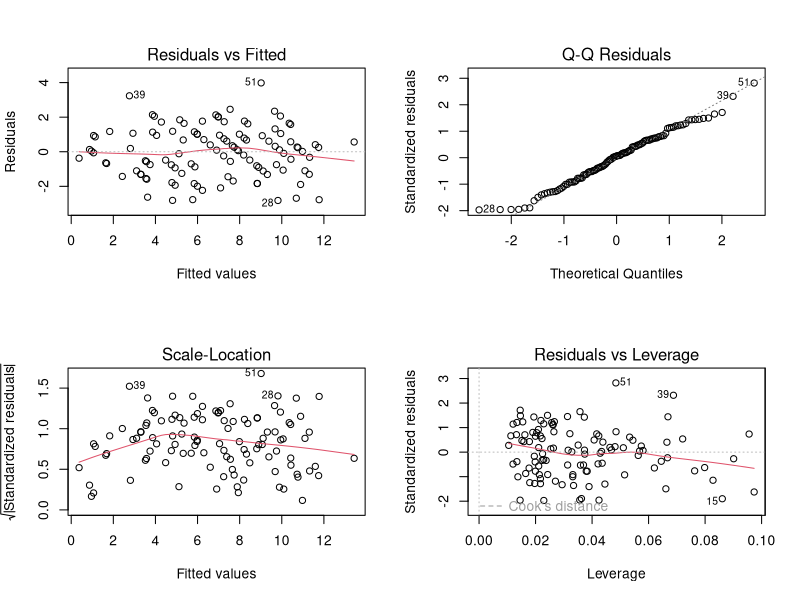
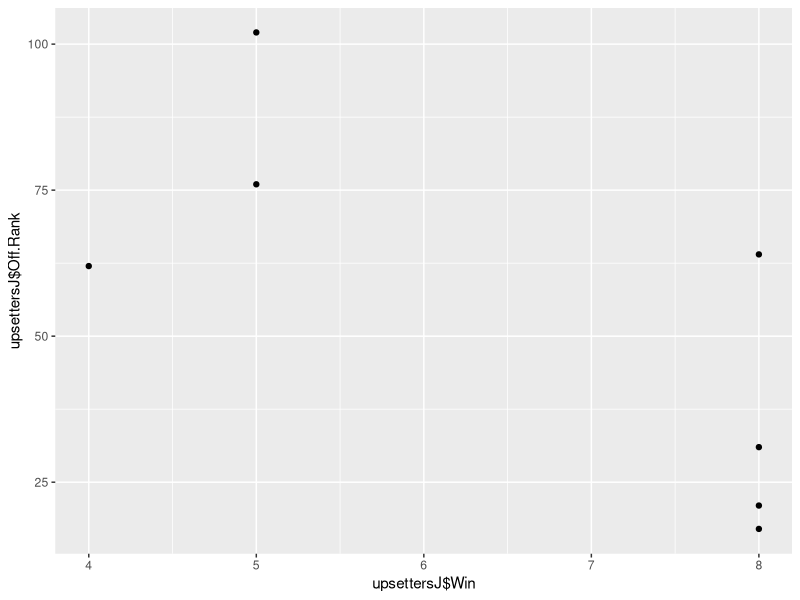
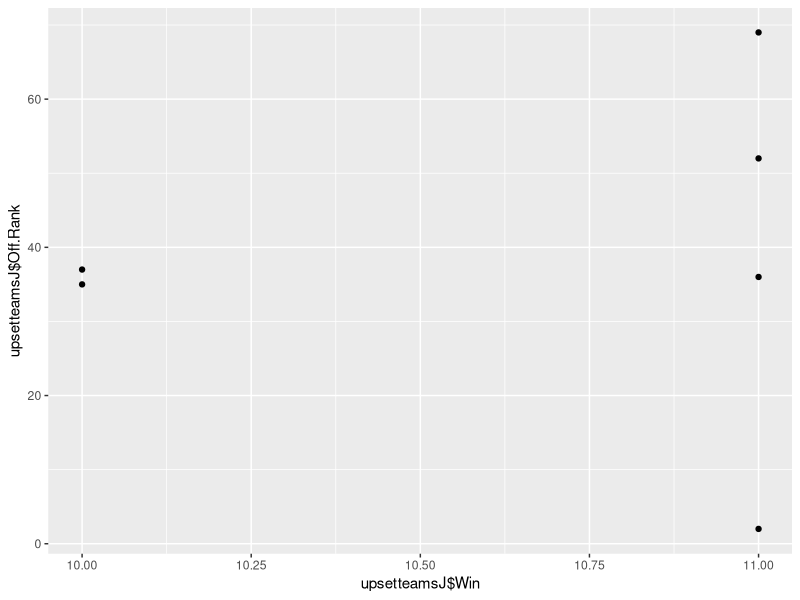
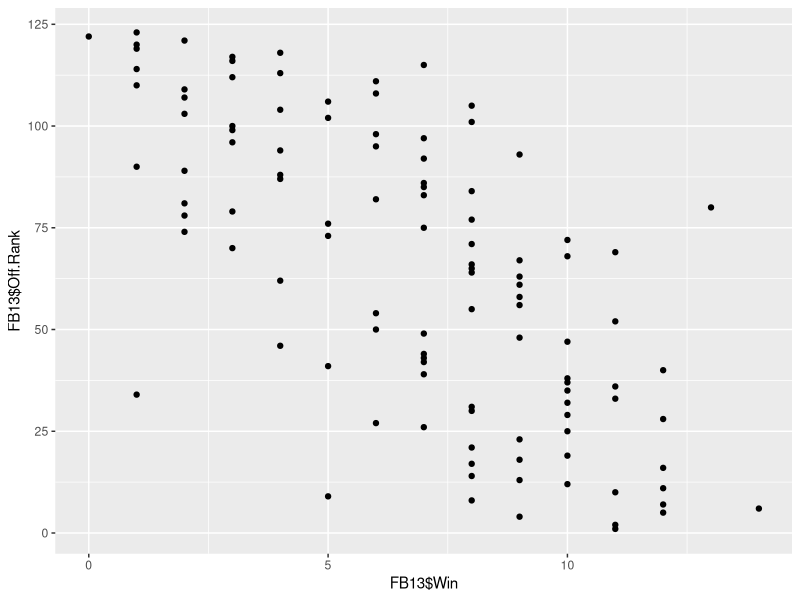
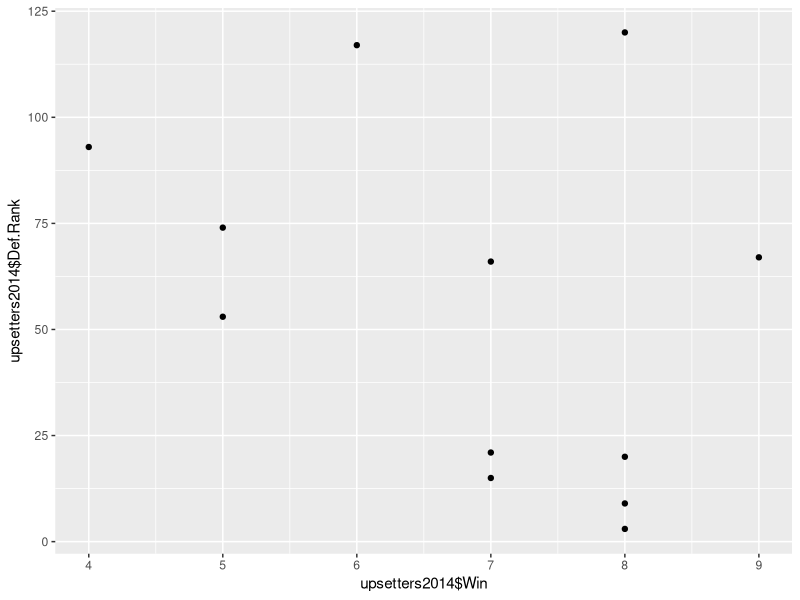
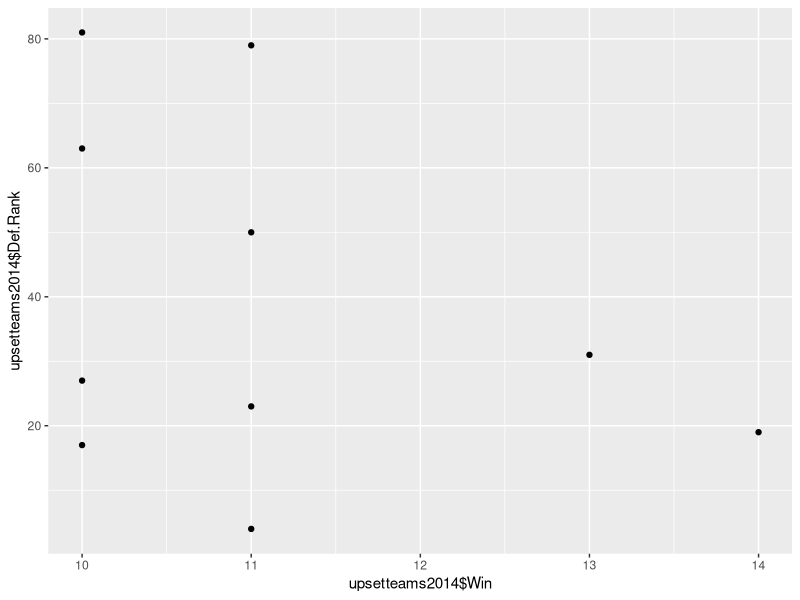
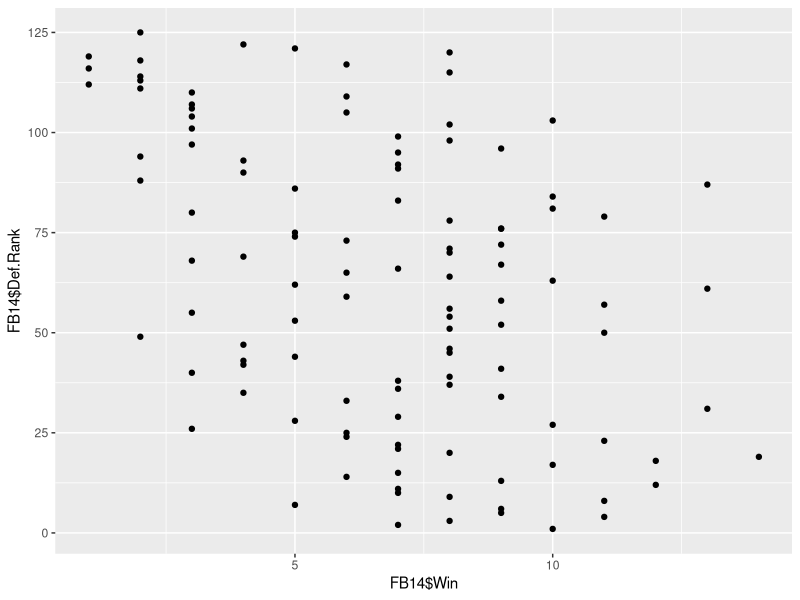
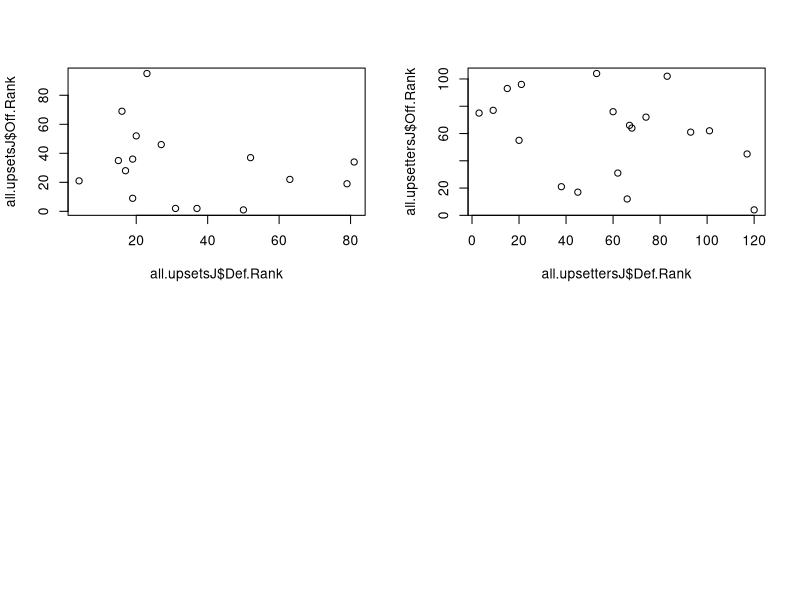

These charts were generated, in order, by the following R code:
## ---- chunk 1
knitr::opts_chunk$set(echo = FALSE)
## ---- chunk 2
library(dplyr)
library(boot)
library(ggplot2)

FB13 <- read.csv("cfb13.csv")
FB14 <- read.csv("cfb14.csv")
FB15 <- read.csv("cfb15.csv")
FB16 <- read.csv("cfb16.csv")
FB17 <- read.csv("cfb17.csv")
FB18 <- read.csv("cfb18.csv")
## ---- chunk 3
#teams who got upset

sc13 <- FB13 %>% 
  filter(Team == "South Carolina (SEC)")

ok13 <- FB13 %>% 
  filter(Team == "Oklahoma (Big 12)")

oreg13 <- FB13 %>% 
  filter(Team == "Oregon (Pac-12)")

stan13 <- FB13 %>% 
  filter(Team == "Stanford (Pac-12)")

lsu13 <- FB13 %>% 
  filter(Team == "LSU (SEC)")

okstate13 <- FB13 %>% 
  filter(Team == "Oklahoma St. (Big 12)")

upsetteamsJ<-rbind(sc13, ok13, oreg13, stan13, lsu13, okstate13)

#teams who pulled the upset

uga13 <- FB13 %>% 
  filter(Team == "Georgia (SEC)")

tenn13 <- FB13 %>% 
  filter(Team == "Tennessee (SEC)")

tex13 <- FB13 %>% 
  filter(Team == "Texas (Big 12)")

ariz13 <- FB13 %>% 
  filter(Team == "Arizona (Pac-12)")

utah13 <- FB13 %>% 
  filter(Team == "Utah (Pac-12)")

miss13 <- FB13 %>% 
  filter(Team == "Ole Miss ()")

wvirg13 <- FB13 %>% 
  filter(Team == "West Virginia (Big 12)")

upsettersJ<-rbind(uga13, tenn13, tex13, ariz13, utah13, miss13, wvirg13)

upsettersJ
upsetteamsJ
## ---- chunk 4
select.upsettersJ <- upsettersJ %>% 
  select(Win,Off.Rank,Def.Rank,Passing.Off.Rank,Penalty.Yards.Per.Game,Redzone.Points,Redzone.Points.Allowed,Rushing.Off.Rank,Scoring.Def.Rank)
  
select.upsettedJ<-upsetteamsJ %>% 
  select(Win,Off.Rank,Def.Rank,Passing.Off.Rank,Penalty.Yards.Per.Game,Redzone.Points,Redzone.Points.Allowed,Rushing.Off.Rank,Scoring.Def.Rank)
select.upsettersJ
select.upsettedJ

means.underJ<-sapply(select.upsettersJ,FUN=mean)
means.overJ<-sapply(select.upsettedJ,FUN=mean)


all.fbselectJ<-FB13 %>% 
  select(Win,Off.Rank,Def.Rank,Passing.Off.Rank,Penalty.Yards.Per.Game,Redzone.Points,Redzone.Points.Allowed,Rushing.Off.Rank,Scoring.Def.Rank)

fb.meansJ<-sapply(all.fbselectJ,FUN=mean)
## ---- chunk 5
mean.upsetJ<-means.overJ-means.underJ ## Upset teams means - upsetters means.  
mean.allJ<-means.overJ-fb.meansJ ## upset teams - all team means

mean.upsetJ-mean.allJ

mean.upsetJ
## ---- chunk 6
par(mfrow=c(2,2))

model.fitJ<-lm(Win~.,data=all.fbselectJ)

step(model.fitJ,direction = "both",trace=F)

best.lmJ<-lm(Win~Off.Rank+Redzone.Points+Scoring.Def.Rank,data = all.fbselectJ)
summary(best.lmJ)

mean(predict.lm(best.lmJ,upsetteamsJ)-upsetteamsJ$Win)

mean(predict.lm(best.lmJ,upsettersJ)-upsettersJ$Win)

plot(best.lmJ)
## ---- chunk 7
par(mfrow=c(2,2))
ggplot(mapping=aes(upsettersJ$Win,upsettersJ$Off.Rank))+geom_point()
ggplot(mapping=aes(upsetteamsJ$Win,upsetteamsJ$Off.Rank))+geom_point()
ggplot(mapping = aes(FB13$Win,FB13$Off.Rank))+geom_point()


cor.test(FB13$Win,FB13$Off.Rank)
cor.test(upsettersJ$Win,upsettersJ$Off.Rank)
cor.test(upsetteamsJ$Win,upsetteamsJ$Off.Rank)
## ---- chunk 8
#teams who got upset

osu14 <- FB14 %>% 
  filter(Team == "Ohio St. (Big Ten)")

bay14 <- FB14 %>% 
  filter(Team == "Baylor (Big 12)")

gtech14 <- FB14 %>% 
  filter(Team == "Georgia Tech (ACC)")

uga14 <- FB14 %>% 
  filter(Team == "Georgia (SEC)")

ucla14 <- FB14 %>% 
  filter(Team == "UCLA (Pac-12)")

asu14 <- FB14 %>% 
  filter(Team == "Arizona St. (Pac-12)")

wisc14 <- FB14 %>% 
  filter(Team == "Wisconsin (Big Ten)")

mizzou14 <- FB14 %>% 
  filter(Team == "Missouri (SEC)")

marsh14 <- FB14 %>% 
  filter(Team == "Marshall (C-USA)")

memph14 <- FB14 %>% 
  filter(Team == "Memphis (AAC)")

upsetteams2014 <- rbind(osu14, bay14, gtech14, uga14, ucla14, asu14, wisc14, mizzou14, marsh14, memph14)

#teams who pulled the upset

vtech14 <- FB14 %>% 
  filter(Team == "Virginia Tech (ACC)")

wvirg14 <- FB14 %>% 
  filter(Team == "West Virginia (Big 12)")

duke14 <- FB14 %>% 
  filter(Team == "Duke (ACC)")

nc14 <- FB14 %>% 
  filter(Team == "North Carolina (ACC)")

florida14 <- FB14 %>% 
  filter(Team == "Florida (SEC)")

stan14 <- FB14 %>% 
  filter(Team == "Stanford (Pac-12)")

oregstate14 <- FB14 %>% 
  filter(Team == "Oregon St. (Pac-12)")

lsu14 <- FB14 %>% 
  filter(Team == "LSU (SEC)")

nwest14 <- FB14 %>% 
  filter(Team == "Northwestern (Big Ten)")

ind14 <- FB14 %>% 
  filter(Team == "Indiana (Big Ten)")

wkent14 <- FB14 %>% 
  filter(Team == "Western Ky. (C-USA)")

hou14 <- FB14 %>% 
  filter(Team == "Houston (AAC)")

upsetters2014 <- rbind(vtech14, wvirg14, duke14, nc14, florida14, stan14, oregstate14, lsu14, nwest14, ind14, wkent14, hou14)

upsetteams2014
upsetters2014
## ---- chunk 9
select.upsetters2014 <- upsetters2014 %>% 
  select(Win,Off.Rank,Def.Rank,Passing.Off.Rank,Penalty.Yards.Per.Game,Redzone.Points,Redzone.Points.Allowed,Rushing.Off.Rank,Scoring.Def.Rank,Redzone.Off.Rank,Redzone.Def.Rank,Sack.Rank,X3rd.Down.Def.Rank)
  
select.upset2014 <- upsetteams2014 %>% 
  select(Win,Off.Rank,Def.Rank,Passing.Off.Rank,Penalty.Yards.Per.Game,Redzone.Points,Redzone.Points.Allowed,Rushing.Off.Rank,Scoring.Def.Rank,Redzone.Off.Rank,Redzone.Def.Rank,Sack.Rank,X3rd.Down.Def.Rank)
select.upsetters2014
select.upset2014


means.under2014 <- sapply(select.upsetters2014,FUN=mean)
means.over2014 <- sapply(select.upset2014,FUN=mean)

all.fbselect2014 <- FB14 %>% 
  select(Win,Off.Rank,Def.Rank,Passing.Off.Rank,Penalty.Yards.Per.Game,Redzone.Points,Redzone.Points.Allowed,Rushing.Off.Rank,Scoring.Def.Rank,Redzone.Off.Rank,Redzone.Def.Rank,Sack.Rank,X3rd.Down.Def.Rank)

fb.means2014 <- sapply(all.fbselect2014, FUN=mean)
## ---- chunk 10
mean.upset2014<-means.over2014-means.under2014 ## Upset teams means - upsetters means.  
mean.all2014<-means.over2014-fb.means2014 ## upset teams - all team means

mean.upset2014  # Positive rank is better for upsetters teams.  
mean.all2014 
means.under2014-fb.means2014 ## upsetting teams-all teams , negative rank is better for upsetters teams
## ---- chunk 11
model.fit2014<-lm(Win~.,data=all.fbselect2014)

step(model.fit2014,direction = "both",trace=F)

lm(formula = Win ~ Off.Rank + Redzone.Points + Redzone.Points.Allowed + 
    Scoring.Def.Rank + Redzone.Off.Rank + Sack.Rank, data = all.fbselect2014) # Best Model

mean(predict.lm(model.fit2014,select.upset2014)-select.upset2014$Win)

mean(predict.lm(model.fit2014,select.upsetters2014)-select.upsetters2014$Win)
## ---- chunk 12
par(mfrow=c(2,2))
ggplot(mapping=aes(upsetters2014$Win,upsetters2014$Def.Rank))+geom_point()
ggplot(mapping=aes(upsetteams2014$Win,upsetteams2014$Def.Rank))+geom_point()
ggplot(mapping = aes(FB14$Win,FB14$Def.Rank))+geom_point()

cor.test(FB14$Win,FB14$Def.Rank)
cor.test(upsetteams2014$Win,upsetteams2014$Def.Rank)
cor.test(upsetters2014$Win,upsetters2014$Def.Rank)
## ---- chunk 13
all.upsettersJ<-rbind(select.upsettersJ,select.upsetters2014[,1:9])
all.upsetsJ<-rbind(select.upsettedJ,select.upset2014[,1:9])
all.fbsJ<-rbind(all.fbselectJ,all.fbselect2014[,1:9])

sapply(all.upsettersJ, mean)->mean.uJ
sapply(all.upsetsJ,mean)->mean.upJ
sapply(all.fbsJ,mean)->mean.all.fullJ

mean.uJ-mean.all.fullJ
mean.uJ-mean.upJ

par(mfrow=c(2,2))

plot(all.upsetsJ$Def.Rank,all.upsetsJ$Off.Rank)
plot(all.upsettersJ$Def.Rank,all.upsettersJ$Off.Rank)

mean(all.upsetsJ$Off.Rank)
mean(all.upsettersJ$Off.Rank)
mean(all.fbsJ$Off.Rank)
## ---- chunk 14
#teams who got upset

msu15<-FB15 %>% 
  filter(Team == "Michigan St. (Big Ten)")

hou15<-FB15 %>% 
  filter(Team == "Houston (AAC)")

wku15<-FB15 %>% 
  filter(Team == "Western Ky. (C-USA)")

miss15<-FB15 %>% 
  filter(Team == "Ole Miss (SEC)")


bay15<-FB15 %>% 
  filter(Team == "Baylor (Big 12)")

fsu15<-FB15 %>% 
  filter(Team == "Florida St. (ACC)")

ncu15<-FB15 %>% 
  filter(Team == "North Carolina (ACC)")

lsu15<-FB15 %>% 
  filter(Team == "LSU (SEC)")

utah15<-FB15 %>% 
  filter(Team == "Utah (Pac-12)")

upsetteams<-rbind(utah15,lsu15,msu15,hou15,fsu15,bay15,wku15,ncu15,miss15)

#teams who pulled the upset

neb15<-FB15 %>% 
  filter(Team == "Nebraska (Big Ten)")

uconn15<-FB15 %>% 
  filter(Team == "UConn (AAC)")

ind15<-FB15 %>% 
  filter(Team == "Indiana (Big Ten)")

mem15<-FB15 %>% 
  filter(Team == "Memphis (AAC)")


ark15<-FB15 %>% 
  filter(Team == "Arkansas (SEC)")

gt15<-FB15 %>% 
  filter(Team == "Georgia Tech (ACC)")

ncu15<-FB15 %>% 
  filter(Team == "South Carolina (SEC)")

usc15<-FB15 %>% 
  filter(Team == "Southern California (Pac-12)")

ariz15<-FB15 %>% 
  filter(Team == "Arizona (Pac-12)")

ucla15<-FB15 %>% 
  filter(Team == "UCLA (Pac-12)")
tex15<-FB15 %>% 
  filter(Team=="Texas (Big 12)")

upsetters<-rbind(neb15,uconn15,ind15,mem15,ark15,gt15,ncu15,usc15,ariz15,ucla15,tex15)

upsetters
upsetteams
## ---- chunk 15

select.upsetters<-upsetters %>% 
  select(Win,Off.Rank,Def.Rank,Passing.Off.Rank,Penalty.Yards.Per.Game,Redzone.Points,Redzone.Points.Allowed,Rushing.Off.Rank,Scoring.Def.Rank)
  
select.upsetted<-upsetteams %>% 
  select(Win,Off.Rank,Def.Rank,Passing.Off.Rank,Penalty.Yards.Per.Game,Redzone.Points,Redzone.Points.Allowed,Rushing.Off.Rank,Scoring.Def.Rank)
select.upsetters
select.upsetted

means.under<-sapply(select.upsetters,FUN=mean)
means.over<-sapply(select.upsetted,FUN=mean)

all.fbselect<-FB15 %>% 
  select(Win,Off.Rank,Def.Rank,Passing.Off.Rank,Penalty.Yards.Per.Game,Redzone.Points,Redzone.Points.Allowed,Rushing.Off.Rank,Scoring.Def.Rank)

fb.means<-sapply(all.fbselect,FUN=mean)
## ---- chunk 16
mean.upset<-means.over-means.under ## Upset teams means - upsetters means.  
mean.all<-means.over-fb.means ## upset teams - all team means

mean.upset-mean.all

mean.upset
## ---- chunk 17
par(mfrow=c(2,2))

model.fit<-lm(Win~.,data=all.fbselect)

step(model.fit,direction = "both",trace=F)

best.lm<-lm(Win~Off.Rank+Redzone.Points+Scoring.Def.Rank,data = all.fbselect)
summary(best.lm)

mean(predict.lm(best.lm,upsetteams)-upsetteams$Win)

mean(predict.lm(best.lm,upsetters)-upsetters$Win)

plot(best.lm)
## ---- chunk 18
par(mfrow=c(2,2))
ggplot(mapping=aes(upsetters$Win,upsetters$Off.Rank))+geom_point()
ggplot(mapping=aes(upsetteams$Win,upsetteams$Off.Rank))+geom_point()
ggplot(mapping = aes(FB15$Win,FB15$Off.Rank))+geom_point()

cor.test(FB15$Win,FB15$Off.Rank)
cor.test(upsetters$Win,upsetters$Off.Rank)
cor.test(upsetteams$Win,upsetteams$Off.Rank)
## ---- chunk 19
#teams who got upset

cle16<-FB16 %>% 
  filter(Team == "Clemson (ACC)")

ok16<-FB16 %>% 
  filter(Team == "Oklahoma (Big 12)")

psu16<-FB16 %>% 
  filter(Team == "Penn St. (Big Ten)")

mich16<-FB16 %>% 
  filter(Team == "Michigan (Big Ten)")

okst16<-FB16 %>% 
  filter(Team == "Oklahoma St. (Big 12)")

fsu16<-FB16 %>% 
  filter(Team == "Florida St. (ACC)")

sfa16<-FB16 %>% 
  filter(Team == "South Fla. (AAC)")

stan16<-FB16 %>% 
  filter(Team == "Stanford (Pac-12)")

upset.16<-rbind(cle16,ok16,psu16,mich16,okst16,fsu16,sfa16,stan16)

#teams who pulled the upset

pitt16<-FB16 %>% 
  filter(Team == "Pittsburgh (ACC)")

hou16<-FB16 %>% 
  filter(Team == "Houston (AAC)")

iwa16<-FB16 %>% 
  filter(Team == "Iowa (Big Ten)")

cmu16<-FB16 %>% 
  filter(Team == "Central Mich. (MAC)")

sab16<-FB16 %>% 
  filter(Team == "South Alabama (Sun Belt)")

ncu16<-FB16 %>% 
  filter(Team == "North Carolina (ACC)")

tmp16<-FB16 %>% 
  filter(Team == "Temple (AAC)")

wsu16<-FB16 %>% 
  filter(Team == "Washington St. (Pac-12)")

upsetters.16<-rbind(pitt16,hou16,iwa16,cmu16,sab16,ncu16,tmp16,wsu16)

upsetters.16
upset.16
## ---- chunk 20

select.upsetters.16<-upsetters.16 %>% 
  select(Win,Off.Rank,Def.Rank,Passing.Off.Rank,Penalty.Yards.Per.Game,Redzone.Points,Redzone.Points.Allowed,Rushing.Off.Rank,Scoring.Def.Rank,Redzone.Off.Rank,Redzone.Def.Rank,Sack.Rank,X3rd.Down.Def.Rank)
  
select.upset.16<-upset.16 %>% 
  select(Win,Off.Rank,Def.Rank,Passing.Off.Rank,Penalty.Yards.Per.Game,Redzone.Points,Redzone.Points.Allowed,Rushing.Off.Rank,Scoring.Def.Rank,Redzone.Off.Rank,Redzone.Def.Rank,Sack.Rank,X3rd.Down.Def.Rank)
select.upsetters.16
select.upset.16

means.under.16<-sapply(select.upsetters.16,FUN=mean)
means.over.16<-sapply(select.upset.16,FUN=mean)

all.fbselect.16<-FB16 %>% 
  select(Win,Off.Rank,Def.Rank,Passing.Off.Rank,Penalty.Yards.Per.Game,Redzone.Points,Redzone.Points.Allowed,Rushing.Off.Rank,Scoring.Def.Rank,Redzone.Off.Rank,Redzone.Def.Rank,Sack.Rank,X3rd.Down.Def.Rank)

fb.means.16<-sapply(all.fbselect.16,FUN=mean)
## ---- chunk 21
mean.upset.16<-means.over.16-means.under.16 ## Upset teams means - upsetters means.  
mean.all.16<-means.over.16-fb.means.16 ## upset teams - all team means

mean.upset.16  # Positive rank is better for upsetters teams.  
mean.all.16 
means.under.16-fb.means.16 ## upsetting teams-all teams , negative rank is better for upsetters teams
## ---- chunk 22
model.fit.16<-lm(Win~.,data=all.fbselect.16)

step(model.fit.16,direction = "both",trace=F)

lm(formula = Win ~ Off.Rank + Redzone.Points + Redzone.Points.Allowed + 
    Scoring.Def.Rank + Redzone.Off.Rank + Sack.Rank, data = all.fbselect.16) # Best Model

mean(predict.lm(model.fit.16,select.upset.16)-select.upset.16$Win)

mean(predict.lm(model.fit.16,select.upsetters.16)-select.upsetters.16$Win)
## ---- chunk 23
par(mfrow=c(2,2))
ggplot(mapping=aes(upsetters.16$Win,upsetters.16$Def.Rank))+geom_point()
ggplot(mapping=aes(upset.16$Win,upset.16$Def.Rank))+geom_point()
ggplot(mapping = aes(FB16$Win,FB16$Def.Rank))+geom_point()

cor.test(FB16$Win,FB16$Def.Rank)
cor.test(upset.16$Win,upset.16$Def.Rank)
cor.test(upsetters.16$Win,upsetters.16$Def.Rank)
## ---- chunk 24
all.upsetters<-rbind(select.upsetters,select.upsetters.16[,1:9])
all.upsets<-rbind(select.upsetted,select.upset.16[,1:9])
all.fbs<-rbind(all.fbselect,all.fbselect.16[,1:9])

sapply(all.upsetters, mean)->mean.u
sapply(all.upsets,mean)->mean.up
sapply(all.fbs,mean)->mean.all.full

mean.u-mean.all.full
mean.u-mean.up

par(mfrow=c(2,2))

plot(all.upsets$Def.Rank,all.upsets$Off.Rank)
plot(all.upsetters$Def.Rank,all.upsetters$Off.Rank)

mean(all.upsets$Off.Rank)
mean(all.upsetters$Off.Rank)
mean(all.fbs$Off.Rank)
## ---- chunk 25
#teams who got upset

ok17 <- FB17 %>% 
  filter(Team == "Oklahoma (Big 12)")

clem17 <- FB17 %>% 
  filter(Team == "Clemson (ACC)")

ohiostate17 <- FB17 %>% 
  filter(Team == "Ohio St. (Big Ten)")

notre17 <- FB17 %>% 
  filter(Team == "Notre Dame (FBS Independent)")

usc17 <- FB17 %>% 
  filter(Team == "Southern California (Pac-12)")

miami17 <- FB17 %>% 
  filter(Team == "Miami (FL) (ACC)")

okstate17 <- FB17 %>% 
  filter(Team == "Oklahoma St. (Big 12)")

michiganstate17 <- FB17 %>% 
  filter(Team == "Michigan St. (Big Ten)")

washington17 <- FB17 %>% 
  filter(Team == "Washington (Pac-12)")

northwestern17 <- FB17 %>% 
  filter(Team == "Northwestern (Big Ten)")

upsetteams<-rbind(ok17, clem17, ohiostate17, notre17, usc17, miami17, okstate17, michiganstate17, washington17, northwestern17)

#teams who pulled the upset

iowastate17 <- FB17 %>% 
  filter(Team == "Iowa St. (Big 12)")

syracuse17 <- FB17 %>% 
  filter(Team == "Syracuse (ACC)")

iowa17 <- FB17 %>% 
  filter(Team == "Iowa (Big Ten)")

cincinnati17 <- FB17 %>% 
  filter(Team == "Cincinnati (AAC)")

washstate17 <- FB17 %>% 
  filter(Team == "Washington St. (Pac-12)")

pitt17 <- FB17 %>% 
  filter(Team == "Pittsburgh (ACC)")

baylor17 <- FB17 %>% 
  filter(Team == "Baylor (Big 12)")

purdue17 <- FB17 %>% 
  filter(Team == "Purdue (Big Ten)")

aristate17 <- FB17 %>% 
  filter(Team == "Arizona St. (Pac-12)")

duke17 <- FB17 %>% 
  filter(Team == "Duke (ACC)")

upsetters<-rbind(iowastate17, syracuse17, iowa17, cincinnati17, washstate17, pitt17, baylor17, purdue17, aristate17, duke17)

upsetters
upsetteams
## ---- chunk 26
select.upsetters <- upsetters %>% 
  select(Win,Off.Rank,Def.Rank,Passing.Off.Rank,Penalty.Yards.Per.Game,Redzone.Points,Redzone.Points.Allowed,Rushing.Off.Rank,Scoring.Def.Rank)
  
select.upsetted<-upsetteams %>% 
  select(Win,Off.Rank,Def.Rank,Passing.Off.Rank,Penalty.Yards.Per.Game,Redzone.Points,Redzone.Points.Allowed,Rushing.Off.Rank,Scoring.Def.Rank)
select.upsetters
select.upsetted

means.under<-sapply(select.upsetters,FUN=mean)
means.over<-sapply(select.upsetted,FUN=mean)

all.fbselect<-FB17 %>% 
  select(Win,Off.Rank,Def.Rank,Passing.Off.Rank,Penalty.Yards.Per.Game,Redzone.Points,Redzone.Points.Allowed,Rushing.Off.Rank,Scoring.Def.Rank)

fb.means<-sapply(all.fbselect,FUN=mean)
## ---- chunk 27
mean.upset<-means.over-means.under ## Upset teams means - upsetters means.  
mean.all<-means.over-fb.means ## upset teams - all team means

mean.upset-mean.all

mean.upset
## ---- chunk 28
par(mfrow=c(2,2))

model.fit<-lm(Win~.,data=all.fbselect)

step(model.fit,direction = "both",trace=F)

best.lm<-lm(Win~Off.Rank+Redzone.Points+Scoring.Def.Rank,data = all.fbselect)
summary(best.lm)

mean(predict.lm(best.lm,upsetteams)-upsetteams$Win)

mean(predict.lm(best.lm,upsetters)-upsetters$Win)

plot(best.lm)
## ---- chunk 29
par(mfrow=c(2,2))
ggplot(mapping=aes(upsetters$Win,upsetters$Off.Rank))+geom_point()
ggplot(mapping=aes(upsetteams$Win,upsetteams$Off.Rank))+geom_point()
ggplot(mapping = aes(FB17$Win,FB17$Off.Rank))+geom_point()

cor.test(FB17$Win,FB17$Off.Rank)
cor.test(upsetters$Win,upsetters$Off.Rank)
cor.test(upsetteams$Win,upsetteams$Off.Rank)
## ---- chunk 30
#teams who got upset

osu18 <- FB18 %>% 
  filter(Team == "Ohio St. (Big Ten)")

florida18 <- FB18 %>% 
  filter(Team == "Florida (SEC)")

washstate18 <- FB18 %>% 
  filter(Team == "Washington St. (Pac-12)")

kentucky18 <- FB18 %>% 
  filter(Team == "Kentucky (SEC)")

syracuse18 <- FB18 %>% 
  filter(Team == "Syracuse (ACC)")

upsetteams2018 <- rbind(osu18, florida18, washstate18, kentucky18, syracuse18)

#upsetters

purdue18 <- FB18 %>% 
  filter(Team == "Purdue (Big Ten)")

missouri18 <- FB18 %>% 
  filter(Team == "Missouri (SEC)")

usc18 <- FB18 %>% 
  filter(Team == "Southern California (Pac-12)")

tennessee18 <- FB18 %>% 
  filter(Team == "Tennessee (SEC)")

pitt18 <- FB18 %>% 
  filter(Team == "Pittsburgh (ACC)")

upsetters2018 <- rbind(purdue18, missouri18, usc18, tennessee18, pitt18)

upsetteams2018
upsetters2018
## ---- chunk 31
select.upsetters2018 <- upsetters2018 %>% 
  select(Win,Off.Rank,Def.Rank,Passing.Off.Rank,Penalty.Yards.Per.Game,Redzone.Points,Redzone.Points.Allowed,Rushing.Off.Rank,Scoring.Def.Rank,Redzone.Off.Rank,Redzone.Def.Rank,Sack.Rank,X3rd.Down.Def.Rank)
  
select.upset2018 <- upsetteams2018 %>% 
  select(Win,Off.Rank,Def.Rank,Passing.Off.Rank,Penalty.Yards.Per.Game,Redzone.Points,Redzone.Points.Allowed,Rushing.Off.Rank,Scoring.Def.Rank,Redzone.Off.Rank,Redzone.Def.Rank,Sack.Rank,X3rd.Down.Def.Rank)
select.upsetters2018
select.upset2018


means.under2018 <- sapply(select.upsetters2018,FUN=mean)
means.over2018 <- sapply(select.upset2018,FUN=mean)

all.fbselect2018 <- FB18 %>% 
  select(Win,Off.Rank,Def.Rank,Passing.Off.Rank,Penalty.Yards.Per.Game,Redzone.Points,Redzone.Points.Allowed,Rushing.Off.Rank,Scoring.Def.Rank,Redzone.Off.Rank,Redzone.Def.Rank,Sack.Rank,X3rd.Down.Def.Rank)

fb.means2018 <- sapply(all.fbselect2018, FUN=mean)
## ---- chunk 32
mean.upset2018<-means.over2018-means.under2018 ## Upset teams means - upsetters means.  
mean.all2018<-means.over2018-fb.means2018 ## upset teams - all team means

mean.upset2018  # Positive rank is better for upsetters teams.  
mean.all2018 
means.under2018-fb.means2018 ## upsetting teams-all teams , negative rank is better for upsetters teams
## ---- chunk 33
model.fit2018<-lm(Win~.,data=all.fbselect2018)

step(model.fit2018,direction = "both",trace=F)

lm(formula = Win ~ Off.Rank + Redzone.Points + Redzone.Points.Allowed + 
    Scoring.Def.Rank + Redzone.Off.Rank + Sack.Rank, data = all.fbselect2018) # Best Model

mean(predict.lm(model.fit2018,select.upset2018)-select.upset2018$Win)

mean(predict.lm(model.fit2018,select.upsetters2018)-select.upsetters2018$Win)
## ---- chunk 34
par(mfrow=c(2,2))
ggplot(mapping=aes(upsetters2018$Win,upsetters2018$Def.Rank))+geom_point()
ggplot(mapping=aes(upsetteams2018$Win,upsetteams2018$Def.Rank))+geom_point()
ggplot(mapping = aes(FB18$Win,FB18$Def.Rank))+geom_point()+xlab("Wins")+ylab("Defensive Rank")

cor.test(FB18$Win,FB18$Def.Rank)
cor.test(upsetteams2018$Win,upsetteams2018$Def.Rank)
cor.test(upsetters2018$Win,upsetters2018$Def.Rank)
## ---- chunk 35
all.upsetters<-rbind(select.upsetters,select.upsetters2018[,1:9])
all.upsets<-rbind(select.upsetted,select.upset2018[,1:9])
all.fbs<-rbind(all.fbselect,all.fbselect2018[,1:9])

sapply(all.upsetters, mean)->mean.u
sapply(all.upsets,mean)->mean.up
sapply(all.fbs,mean)->mean.all.full

mean.u-mean.all.full
mean.u-mean.up

par(mfrow=c(2,2))

ggplot(mapping=aes(all.upsets$Def.Rank,all.upsets$Off.Rank,color="blue"))+geom_point()
ggplot(mapping=aes(all.upsetters$Def.Rank,all.upsetters$Off.Rank,color="red"))+geom_point()

mean(all.upsets$Off.Rank)
mean(all.upsetters$Off.Rank)
mean(all.fbs$Off.Rank)
